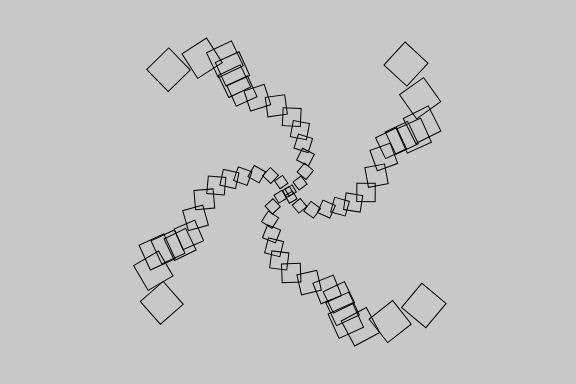
Frame 1 (no input)
Frame 60 (no input): identical to frame 1, image omitted
Frame 120 (the mouse pressed at the canvas centre since frame 60): identical to frame 1, image omitted

The p5.js sketch that drew this single still picture (run headless with seeded random() and noise() and a simulated clock; from frame 60 on, the mouse is pressed at the canvas centre):

// p5.js sketch
// ── sketch.js
let doExport = false;
let seed = 1234;
let inc = 0.01;
let rectSize = 8;

function setup() {
  createCanvas(576, 384);
  //划定色彩模式值的范围，尤其是最后一个透明值
  rectMode(CENTER);
  
}

function draw() {
  if(doExport){
    beginRecordSvg("spiral" + seed + ".svg");
  }

  background(200);

  noiseSeed(seed);

  noFill();
  stroke(0);

  translate(width/2, height/2);

  for(let i = 0; i < 60; i++){
    push();

    let noiseVal = noise(i * inc);
    let rot = radians(i * 90) + TWO_PI * noiseVal;
    
    rotate(rot);
    translate(i * 3, 0);
    
    rectSize = 8 + i * 0.4;
    rect(0, 0, rectSize);

    pop();
  }

  if (doExport){
    endRecordSvg();
    doExport = false;
  }

}

function keyPressed(){
  if(key == "r"){
    seed = floor(random(11111));
  }

   if(key == "s"){
      doExport = true;
  }
}

  
